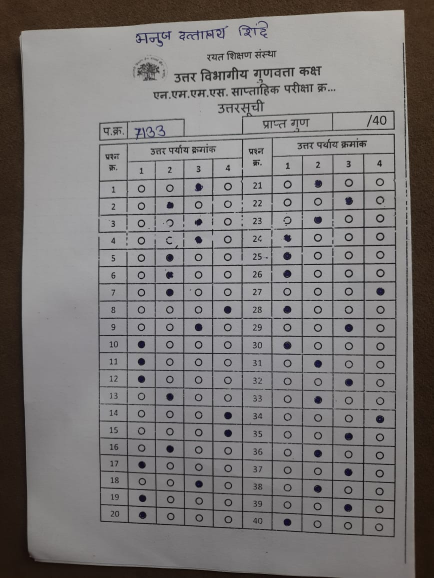
#> input picture SAMPLESSHEET/WhatsApp Image 2026-07-09 at 11.10.37.jpeg, 867 x 1156 px (shown at 1/2 size)
$ python align.py '../../../../SAMPLESSHEET/WhatsApp Image 2026-07-09 at 11.10.37.jpeg'   (older library calls are emulated)
#> lines starting #> are read from the running program, lines starting #| are printed output that depends on the picture; after the words box and inside, x2 and y2 are one past the last pixel; in counts of white or black regions, pixels touching at a corner belong together
"""
align.py
--------
Aligns any photographed OMR sheet into a fixed canonical pixel space by
detecting the outer border of the answer grid and applying a perspective
warp (cv2.warpPerspective). This is the ONLY per-sheet geometry step -
after this, every sheet lives in identical pixel coordinates, so the
160-bubble template (built once in calibrate_template.py) can be reused
unchanged for every scan.

Canonical space is fixed at CANON_W x CANON_H. The template JSON is
defined in this same space.

Hardening added on top of the original architecture (no redesign):
  - EXIF-aware image loading (phone photos are frequently rotated only in
    EXIF metadata; cv2.imread ignores this and silently reads them sideways).
  - Blur (focus) quality scoring so an out-of-focus photo can be flagged
    instead of silently producing garbage bubble reads.
  - Multi-strategy border detection (adaptive-threshold contour ->
    Canny-edge contour -> minAreaRect -> full-frame fallback), each
    validated for plausible geometry (convexity, corner angles) before
    being accepted.
  - Detection is run on a downscaled working copy for speed/robustness,
    then the corners are rescaled back to full resolution so the actual
    perspective warp is done against full-resolution pixels.
  - Content-based 180 degree orientation correction, since a sheet fed in
    upside-down still yields a perfectly valid rectangle - only the pixel
    content reveals it is flipped.
  - Every alignment reports a structured quality dict so downstream code
    (scan_omr.py) can decide to trust or flag a sheet, rather than
    guessing silently.
"""
import cv2
import numpy as np
from PIL import Image, ImageOps

CANON_W = 1400
CANON_H = 2200

# Quality thresholds (tuned to be conservative: prefer flagging REVIEW over
# a confident wrong answer).
BLUR_VAR_MIN = 60.0          # Laplacian-variance floor for "in focus enough"
DETECT_MAX_DIM = 1600.0      # working resolution for contour search
MIN_BORDER_AREA_FRAC = 0.15  # border contour must cover >=15% of frame
CORNER_ANGLE_TOL_DEG = 25    # tolerated deviation from 90 degrees per corner


def load_image(path):
    """
    EXIF-aware image load. Returns a BGR np.ndarray exactly as it should be
    viewed (i.e. phone-camera rotation metadata is honoured), unlike a bare
    cv2.imread which ignores EXIF orientation and can hand back a sideways
    or upside-down frame.
    """
    with Image.open(path) as pil_img:
#> pil_img is the input picture: PIL image 867x1156 RGB; mean R, G, B 124.2, 121.1, 120.5
        pil_img = ImageOps.exif_transpose(pil_img)  # honour EXIF rotation
        pil_img = pil_img.convert("RGB")
        rgb = np.array(pil_img)
    return cv2.cvtColor(rgb, cv2.COLOR_RGB2BGR)


def blur_score(gray):
    """Laplacian variance: low value == likely out of focus / motion blur."""
    return float(cv2.Laplacian(gray, cv2.CV_64F).var())


def _order_corners(pts):
    """Order 4 points as top-left, top-right, bottom-right, bottom-left."""
    pts = pts.reshape(4, 2).astype("float32")
    s = pts.sum(axis=1)
    diff = np.diff(pts, axis=1).flatten()
    tl = pts[np.argmin(s)]
    br = pts[np.argmax(s)]
    tr = pts[np.argmin(diff)]
    bl = pts[np.argmax(diff)]
    return np.array([tl, tr, br, bl], dtype="float32")


def _corner_angles_ok(corners, tol_deg=CORNER_ANGLE_TOL_DEG):
    """Reject wildly non-rectangular quadrilaterals (bad detections)."""
    pts = corners
    ok = True
    for i in range(4):
        a = pts[(i - 1) % 4]
        b = pts[i]
        c = pts[(i + 1) % 4]
        v1 = a - b
        v2 = c - b
        n1, n2 = np.linalg.norm(v1), np.linalg.norm(v2)
        if n1 < 1e-3 or n2 < 1e-3:
            return False
        cos_a = np.clip(np.dot(v1, v2) / (n1 * n2), -1.0, 1.0)
        ang = np.degrees(np.arccos(cos_a))
        if abs(ang - 90.0) > tol_deg:
            ok = False
    return ok


MAX_BORDER_AREA_FRAC = 0.90  # reject a candidate that's essentially the whole frame
TARGET_ASPECT = CANON_W / CANON_H  # width/height of the table we expect to find


def _quad_aspect(corners):
    tl, tr, br, bl = corners
    top_w = np.linalg.norm(tr - tl)
    bot_w = np.linalg.norm(br - bl)
    left_h = np.linalg.norm(bl - tl)
    right_h = np.linalg.norm(br - tr)
    w = (top_w + bot_w) / 2.0
    h = (left_h + right_h) / 2.0
    return w / max(h, 1e-6)


def _candidate_from_contours(thresh, img_area, min_area_frac=MIN_BORDER_AREA_FRAC):
    """
    Collects every plausible quadrilateral (both clean 4-point contour
    approximations and minAreaRect fits of larger blobs), then - rather
    than blindly trusting whichever is largest - scores each by how close
    its aspect ratio is to the expected table shape. On real photos the
    largest dark contour is frequently the whole page or a shadow blob
    (not the inner table border), so area alone is an unreliable signal;
    aspect-ratio plausibility catches this without needing a fixed size.
    """
    contours, _ = cv2.findContours(thresh, cv2.RETR_LIST, cv2.CHAIN_APPROX_SIMPLE)
    if not contours:
        return None
    contours = sorted(contours, key=cv2.contourArea, reverse=True)

    candidates = []  # (aspect_error, -area, ordered_corners, method)
    for c in contours[:25]:
        area = cv2.contourArea(c)
        frac = area / img_area
        if frac < min_area_frac:
            break
        if frac > MAX_BORDER_AREA_FRAC:
            continue  # almost certainly the page/background, not the table

        found_clean_quad = False
        peri = cv2.arcLength(c, True)
        approx = cv2.approxPolyDP(c, 0.02 * peri, True)
        if len(approx) == 4 and cv2.isContourConvex(approx):
            ordered = _order_corners(approx)
            if _corner_angles_ok(ordered):
                aspect_err = abs(_quad_aspect(ordered) - TARGET_ASPECT)
                candidates.append((aspect_err, -area, ordered, "contour_4pt"))
                found_clean_quad = True

        # A real table border can fail the direct check above if an
        # internal divider line meets the border (a T-junction adds
        # extra vertices / breaks convexity). Taking the convex hull
        # first strips exactly that kind of small inward notch while
        # preserving the true outer corners.
        if not found_clean_quad:
            hull = cv2.convexHull(c)
            hull_peri = cv2.arcLength(hull, True)
            hull_approx = cv2.approxPolyDP(hull, 0.02 * hull_peri, True)
            if len(hull_approx) == 4 and cv2.isContourConvex(hull_approx):
                ordered = _order_corners(hull_approx)
                if _corner_angles_ok(ordered):
                    aspect_err = abs(_quad_aspect(ordered) - TARGET_ASPECT)
                    candidates.append((aspect_err, -area, ordered, "contour_4pt_hull"))
                    found_clean_quad = True

        if found_clean_quad:
            continue

        rect = cv2.minAreaRect(c)
        box = cv2.boxPoints(rect)
        ordered = _order_corners(box.reshape(4, 1, 2).astype("float32"))
        if _corner_angles_ok(ordered, tol_deg=40):
            aspect_err = abs(_quad_aspect(ordered) - TARGET_ASPECT)
            # minAreaRect candidates are the least targeted fallback (they
            # can be inflated by a single stray notch/protrusion), so rank
            # them slightly worse than an equally-plausible clean quad.
            candidates.append((aspect_err + 0.08, -area, ordered, "min_area_rect"))

    if not candidates:
        return None
    candidates.sort(key=lambda t: (t[0], t[1]))
    _, _, ordered, method = candidates[0]
    return ordered, method


def _refine_corners_subpixel(gray_full, corners, search_radius):
    """
    The initial border is found on a downscaled image, which caps its
    precision to roughly 1/scale full-resolution pixels. That error can be
    large enough to introduce a small but systematic shear/scale error in
    the perspective warp (subtly misplacing all 160 bubble coordinates,
    worse the further a bubble is from the top-left anchor). cornerSubPix
    pulls each corner to the true sub-pixel gradient corner on the FULL
    resolution image, which materially improves downstream bubble-center
    accuracy at negligible cost.

    Falls back to the un-refined corner (per-corner) if the refinement
    jumps further than `search_radius` - i.e. if there was no clean corner
    feature nearby, we don't trust the "refinement".
    """
    win = int(np.clip(search_radius, 8, 40))
    pts = corners.reshape(-1, 1, 2).astype(np.float32)
    crit = (cv2.TERM_CRITERIA_EPS + cv2.TERM_CRITERIA_MAX_ITER, 40, 0.001)
    try:
        refined = cv2.cornerSubPix(gray_full, pts.copy(), (win, win), (-1, -1), crit)
    except cv2.error:
        return corners
    refined = refined.reshape(-1, 2)
    out = corners.copy()
    for i in range(4):
        shift = np.linalg.norm(refined[i] - corners[i])
        if shift <= search_radius * 1.5:
            out[i] = refined[i]
    if _corner_angles_ok(out, tol_deg=35):
        return out.astype("float32")
    return corners


def find_outer_border(img):
    """
    Locate the outer rectangle of the answer-grid table (or, failing that,
    the whole sheet) and return (corners_in_original_coords, method, scale).

    Runs detection on a downscaled copy for speed and noise-robustness,
    then rescales corners back to full-resolution coordinates so the
    perspective warp uses full-quality pixels, then refines them with
    sub-pixel corner snapping on the full-resolution image.
    """
    h, w = img.shape[:2]
    scale = min(1.0, DETECT_MAX_DIM / max(h, w))
    small = cv2.resize(img, (int(w * scale), int(h * scale)), interpolation=cv2.INTER_AREA) if scale < 1.0 else img

    gray = cv2.cvtColor(small, cv2.COLOR_BGR2GRAY)
    gray = cv2.GaussianBlur(gray, (5, 5), 0)
    img_area = small.shape[0] * small.shape[1]

    # Strategy 1: adaptive threshold (robust to uneven phone-camera lighting)
    thresh = cv2.adaptiveThreshold(
        gray, 255, cv2.ADAPTIVE_THRESH_GAUSSIAN_C,
        cv2.THRESH_BINARY_INV, 35, 15
    )
    thresh = cv2.dilate(thresh, np.ones((5, 5), np.uint8), iterations=2)
    result = _candidate_from_contours(thresh, img_area)

    # Strategy 2: Canny edges, for cases where adaptive-threshold merges the
    # table into surrounding shadow/background.
    if result is None:
        edges = cv2.Canny(gray, 40, 120)
        edges = cv2.dilate(edges, np.ones((5, 5), np.uint8), iterations=2)
        result = _candidate_from_contours(edges, img_area)

    if result is None:
        # Final fallback: treat the whole frame as the sheet. Always
        # succeeds so a single bad photo can't crash a batch job, but is
        # reported with "full_frame" so callers can flag low confidence.
        corners = np.array(
            [[0, 0], [small.shape[1] - 1, 0],
             [small.shape[1] - 1, small.shape[0] - 1], [0, small.shape[0] - 1]],
            dtype="float32",
        )
        method = "full_frame_fallback"
    else:
        corners, method = result

    if scale < 1.0:
        corners = corners / scale

    if method != "full_frame_fallback":
        gray_full = cv2.cvtColor(img, cv2.COLOR_BGR2GRAY)
        search_radius = (1.0 / scale) + 5 if scale < 1.0 else 10
        corners = _refine_corners_subpixel(gray_full, corners, search_radius)

    return corners.astype("float32"), method


# [16 lines left out: function _orientation_flip_needed, not called in this run]


def align_sheet(img, out_size=(CANON_W, CANON_H), debug_path=None, auto_orient=False):
    """
    Warp `img` (BGR np.ndarray) into the canonical frame.

    Returns (warped_bgr, quality) where quality is a dict with:
      - "border_method": how the border was found ("contour_4pt",
        "min_area_rect", or "full_frame_fallback")
      - "border_confidence": "high" / "medium" / "low"
      - "blur_score": Laplacian variance of the source image (higher=sharper)
      - "blur_ok": bool, whether blur_score clears BLUR_VAR_MIN
      - "orientation_flipped": bool, whether a 180-degree correction was applied

    `auto_orient` defaults to False: the header/footer ink-density heuristic
    used to detect an upside-down photo was validated against real scanned
    sheets and found to misfire on this form's layout (dense gridlines near
    the bottom out-weighing the thin header text). A wrong flip silently
    reverses every answer on the sheet, which is worse than the rare case
    of a genuinely upside-down photo - which a human would catch instantly
    from the debug overlay. Pass auto_orient=True only if you've verified
    the heuristic against your own sheet layout first.
    """
#> called with out_size = (1400, 2200), debug_path = 'debug_border_detected.jpg', auto_orient = False
    src_gray = cv2.cvtColor(img, cv2.COLOR_BGR2GRAY)
    b_score = blur_score(src_gray)
#> b_score = 1155.1

    corners, method = find_outer_border(img)
#> in find_outer_border, `thresh = cv2.adaptiveThreshold( gray, 255, cv2.ADAPTIVE_THRESH_GAUSSIA..`:
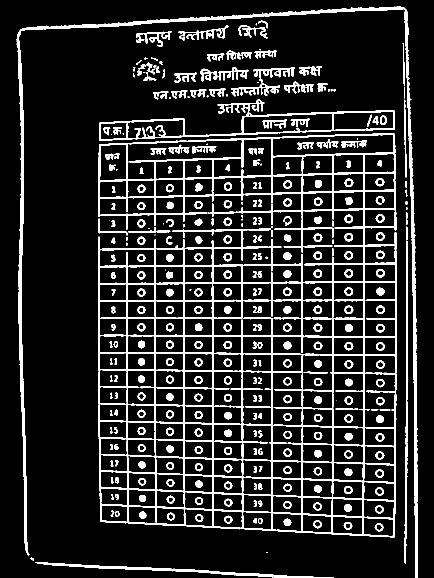
#> thresh: shape (1156, 867) (shown at 1/2 size); 13.5% white; 358 white regions (37 under 20 px), largest, box (x1, y1, x2, y2) and area: (196, 267, 794, 1075) 62830, (33, 13, 836, 1156) 16939, (198, 198, 790, 282) 5339
#> in find_outer_border, `thresh = cv2.dilate(thresh, np.ones((5, 5), np.uint8), iterations=2)`:
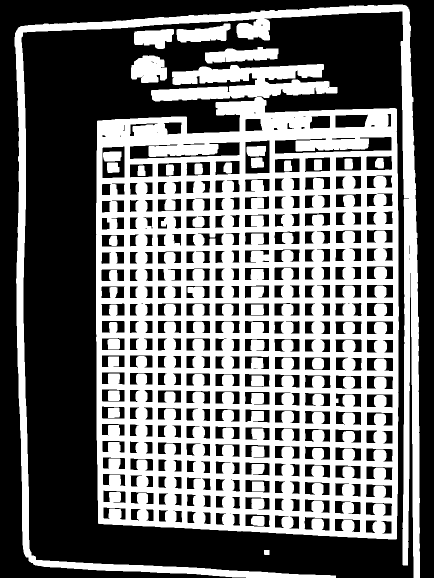
#> thresh: shape (1156, 867) (shown at 1/2 size); 44.8% white; 28 white regions
#> in _candidate_from_contours, `contours, _ = cv2.findContours(thresh, cv2.RETR_LIST, cv2.CHAIN_APPROX..`: contours = 383 contours, 35 with area under 20; largest, box (x1, y1, x2, y2) and area: (192, 128, 798, 1079) 517548, (29, 9, 840, 1156) 58908, (549, 273, 784, 308) 3324, (490, 280, 540, 348) 3172, (410, 94, 557, 127) 3061
#> the loop in _candidate_from_contours, `for c in contours[:25]:` made 2 passes
#> (area, frac, found_clean_quad, peri, hull_peri, rect, box) on pass 1: (517548, 0.516, False, 4817.3, 2916.7, ((494.5, 603), (950, 605), -90), [[797, 1078], [192, 1078], [192, 128], [797, 128]])
#> after the loop in _candidate_from_contours, `for c in contours[:25]:`: candidates = [(0.0805, -517548, [[192, 128], [797, 128], [797, 1078], [192, 1078]], 'min_area_rect')]; hull = contour of 29 points, box (x1, y1, x2, y2) (192, 128, 798, 1079), area 546212; hull_approx = [[646, 128], [793, 218], [793, 1077], [197, 1047], [194, 242], [345, 143]]; hull_peri = 2916.7
#> in _candidate_from_contours, `_, _, ordered, method = candidates[0]`: method = 'min_area_rect'
#> in find_outer_border, `result = _candidate_from_contours(thresh, img_area)`: result = ([[192, 128], [797, 128], [797, 1078], [192, 1078]], 'min_area_rect')
#> in find_outer_border, `corners, method = result`: corners = [[192, 128], [797, 128], [797, 1078], [192, 1078]]; method = 'min_area_rect'
#> in _refine_corners_subpixel, `pts = corners.reshape(-1, 1, 2).astype(np.float32)`: pts = [[192, 128], [797, 128], [797, 1078], [192, 1078]]
#> in _refine_corners_subpixel, `refined = cv2.cornerSubPix(gray_full, pts.copy(), (win, win), (-1, -1)..`: refined = [[182.4, 127.3], [797, 128], [787.7, 1073.2], [200.6, 1075.9]]
#> in _refine_corners_subpixel, `out = corners.copy()`: out = [[192, 128], [797, 128], [797, 1078], [192, 1078]]
#> the loop in _refine_corners_subpixel, `for i in range(4):` made 4 passes
#> shift on passes 1 to 4: 9.67, 0, 10.46, 8.87
#> after the loop in _refine_corners_subpixel, `for i in range(4):`: out has the same summary as refined
#> the loop in _corner_angles_ok (call 2), `for i in range(4):` made 4 passes
#> (a, b, c, v1, v2, n1, n2, cos_a) on passes 1 to 4: ([200.6, 1075.9], [182.4, 127.3], [797, 128], [18.28, 948.6], [614.6, 0.656], 948.8, 614.6, 0.0203), ([182.4, 127.3], [797, 128], [787.7, 1073.2], [-614.6, -0.656], [-9.3, 945.2], 614.6, 945.3, 0.00877), ([797, 128], [787.7, 1073.2], [200.6, 1075.9], [9.3, -945.2], [-587.1, 2.74], 945.3, 587.1, -0.0145), ([787.7, 1073.2], [200.6, 1075.9], [182.4, 127.3], [587.1, -2.74], [-18.28, -948.6], 587.1, 948.8, -0.0146)
#> in find_outer_border, `corners = _refine_corners_subpixel(gray_full, corners, search_radius)`: corners has the same summary as refined in _refine_corners_subpixel
#> corners has the same summary as refined in _refine_corners_subpixel; method = 'min_area_rect'
    w, h = out_size
    dst = np.array([[0, 0], [w - 1, 0], [w - 1, h - 1], [0, h - 1]], dtype="float32")
    M = cv2.getPerspectiveTransform(corners, dst)
#> M = [[2.25, -0.0434, -405.1], [-0.00235, 2.2, -279.5], [-5.96e-06, -4.69e-05, 1]]
    warped = cv2.warpPerspective(img, M, (w, h))
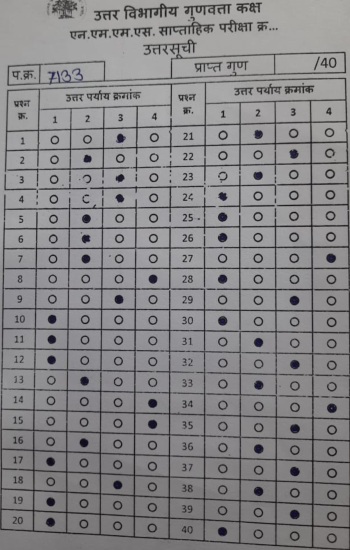
#> warped: shape (2200, 1400, 3) (shown at 1/4 size); mean B, G, R 134.8, 133, 134.1

    flipped = False
    if auto_orient:
        warped_gray = cv2.cvtColor(warped, cv2.COLOR_BGR2GRAY)
        if _orientation_flip_needed(warped_gray):
            warped = cv2.rotate(warped, cv2.ROTATE_180)
            flipped = True

    confidence = {
        "contour_4pt": "high",
        "contour_4pt_hull": "high",
        "min_area_rect": "medium",
        "full_frame_fallback": "low",
    }.get(method, "low")
#> confidence = 'medium'

    quality = {
        "border_method": method,
        "border_confidence": confidence,
        "blur_score": round(b_score, 1),
        "blur_ok": b_score >= BLUR_VAR_MIN,
        "orientation_flipped": flipped,
    }
#> quality = {'border_method': 'min_area_rect', 'border_confidence': 'medium', 'blur_score': 1155.1, 'blur_ok': True, 'orientation_flipped': False}

    if debug_path:
        dbg = img.copy()
        cv2.polylines(dbg, [corners.astype(int)], True, (0, 0, 255), 6)
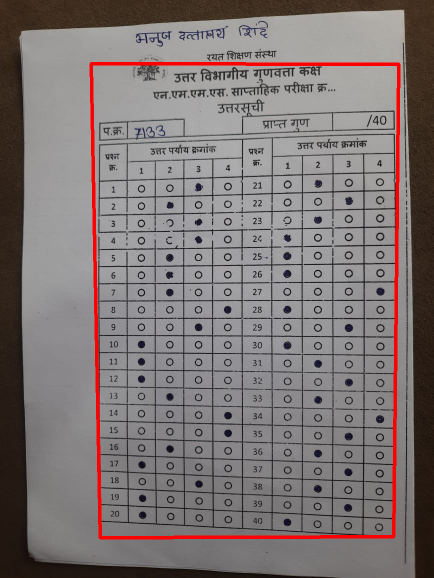
#> dbg: shape (1156, 867, 3) (shown at 1/2 size); mean B, G, R 117.7, 118.2, 126.8
        cv2.imwrite(debug_path, dbg)

    return warped, quality


if __name__ == "__main__":
    import sys
    src = sys.argv[1] if len(sys.argv) > 1 else "reference_sheet.jpg"
    img = load_image(src)
    warped, quality = align_sheet(img, debug_path="debug_border_detected.jpg")
    cv2.imwrite("debug_warped.jpg", warped)
    print("Wrote debug_border_detected.jpg and debug_warped.jpg")
    print("Quality:", quality)
#| Quality: {'border_method': 'min_area_rect', 'border_confidence': 'medium', 'blur_score': 1155.1, 'blur_ok': True, 'orientation_flipped': False}

$ run again, on SAMPLESSHEET/WhatsApp Image 2026-07-09 at 11.11.08.jpeg
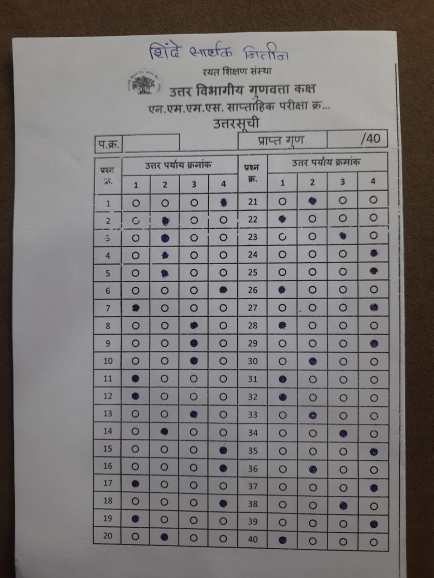
#> input picture SAMPLESSHEET/WhatsApp Image 2026-07-09 at 11.11.08.jpeg, 867 x 1156 px (shown at 1/2 size)
#> in load_image, pil_img is the input picture: PIL image 867x1156 RGB; mean R, G, B 122, 119, 118.5
#> b_score = 972.8
#> in find_outer_border, `thresh = cv2.dilate(thresh, np.ones((5, 5), np.uint8), iterations=2)`:
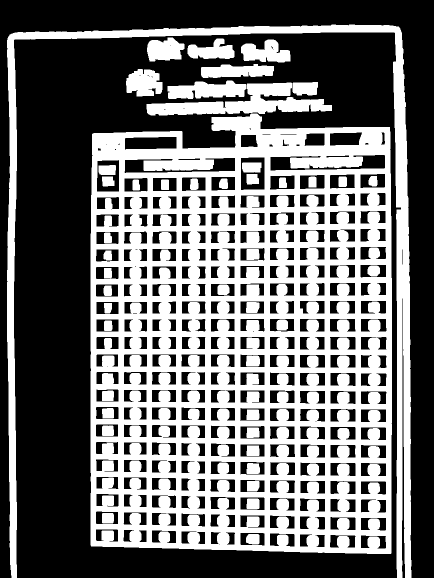
#> thresh: shape (1156, 867) (shown at 1/2 size); 43.8% white; 43 white regions
#> contours = 363 contours, 28 with area under 20; largest, box (x1, y1, x2, y2) and area: (181, 227, 784, 1108) 503710, (14, 49, 823, 1156) 49236, (293, 165, 664, 231) 10387, (335, 161, 493, 198) 3952, (540, 309, 771, 342) 3316
#> the loop in _candidate_from_contours, `for c in contours[:25]:` made 2 passes
#> (area, frac, found_clean_quad, peri, approx) on pass 1: (503710, 0.503, True, 3128.5, [[185, 267], [182, 1092], [781, 1107], [779, 254]])
#> after the loop in _candidate_from_contours, `for c in contours[:25]:`: candidates = [(0.0748, -503710, [[185, 267], [779, 254], [781, 1107], [182, 1092]], 'contour_4pt')]
#> in _candidate_from_contours, `_, _, ordered, method = candidates[0]`: method = 'contour_4pt'
#> result = ([[185, 267], [779, 254], [781, 1107], [182, 1092]], 'contour_4pt')
#> in find_outer_border, `corners, method = result`: corners = [[185, 267], [779, 254], [781, 1107], [182, 1092]]; method = 'contour_4pt'
#> in _refine_corners_subpixel, `pts = corners.reshape(-1, 1, 2).astype(np.float32)`: pts = [[185, 267], [779, 254], [781, 1107], [182, 1092]]
#> refined = [[190.2, 272.5], [773.7, 259], [776.7, 1102.4], [186.4, 1086.7]]
#> in _refine_corners_subpixel, `out = corners.copy()`: out = [[185, 267], [779, 254], [781, 1107], [182, 1092]]
#> the loop in _refine_corners_subpixel, `for i in range(4):` made 4 passes
#> shift on passes 1 to 4: 7.58, 7.27, 6.25, 6.92
#> after the loop in _refine_corners_subpixel, `for i in range(4):`: out has the same summary as refined
#> the loop in _corner_angles_ok (call 2), `for i in range(4):` made 4 passes
#> (a, b, c, v1, v2, n1, n2, cos_a) on passes 1 to 4: ([186.4, 1086.7], [190.2, 272.5], [773.7, 259], [-3.76, 814.2], [583.5, -13.53], 814.2, 583.7, -0.0278), ([190.2, 272.5], [773.7, 259], [776.7, 1102.4], [-583.5, 13.53], [3.01, 843.5], 583.7, 843.5, 0.0196), ([773.7, 259], [776.7, 1102.4], [186.4, 1086.7], [-3.01, -843.5], [-590.3, -15.76], 843.5, 590.5, 0.0303), ([776.7, 1102.4], [186.4, 1086.7], [190.2, 272.5], [590.3, 15.76], [3.76, -814.2], 590.5, 814.2, -0.0221)
#> in find_outer_border, `corners = _refine_corners_subpixel(gray_full, corners, search_radius)`: corners has the same summary as refined in _refine_corners_subpixel
#> in align_sheet, `corners, method = find_outer_border(img)`: corners has the same summary as refined in _refine_corners_subpixel; method = 'contour_4pt'
#> M = [[2.52, 0.0117, -483], [0.0644, 2.78, -768.6], [6.26e-05, 1.45e-05, 1]]
#> confidence = 'high'
#> in align_sheet, `quality = { "border_method": method, "border_confidence": confidence, ..`: quality = {'border_method': 'contour_4pt', 'border_confidence': 'high', 'blur_score': 972.8, 'blur_ok': True, 'orientation_flipped': False}
#> in align_sheet, `cv2.polylines(dbg, [corners.astype(int)], True, (0, 0, 255), 6)`:
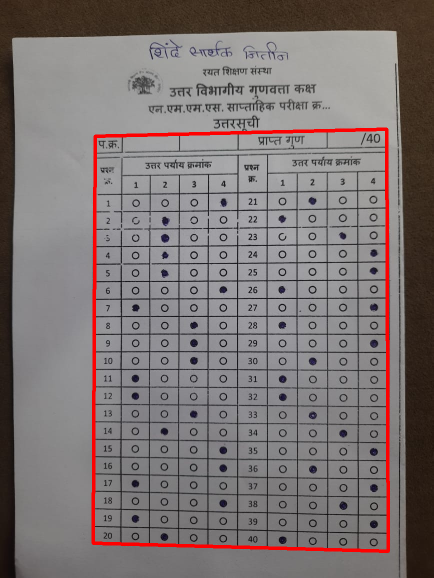
#> dbg: shape (1156, 867, 3) (shown at 1/2 size); mean B, G, R 116.3, 116.7, 124.8
#| Quality: {'border_method': 'contour_4pt', 'border_confidence': 'high', 'blur_score': 972.8, 'blur_ok': True, 'orientation_flipped': False}
